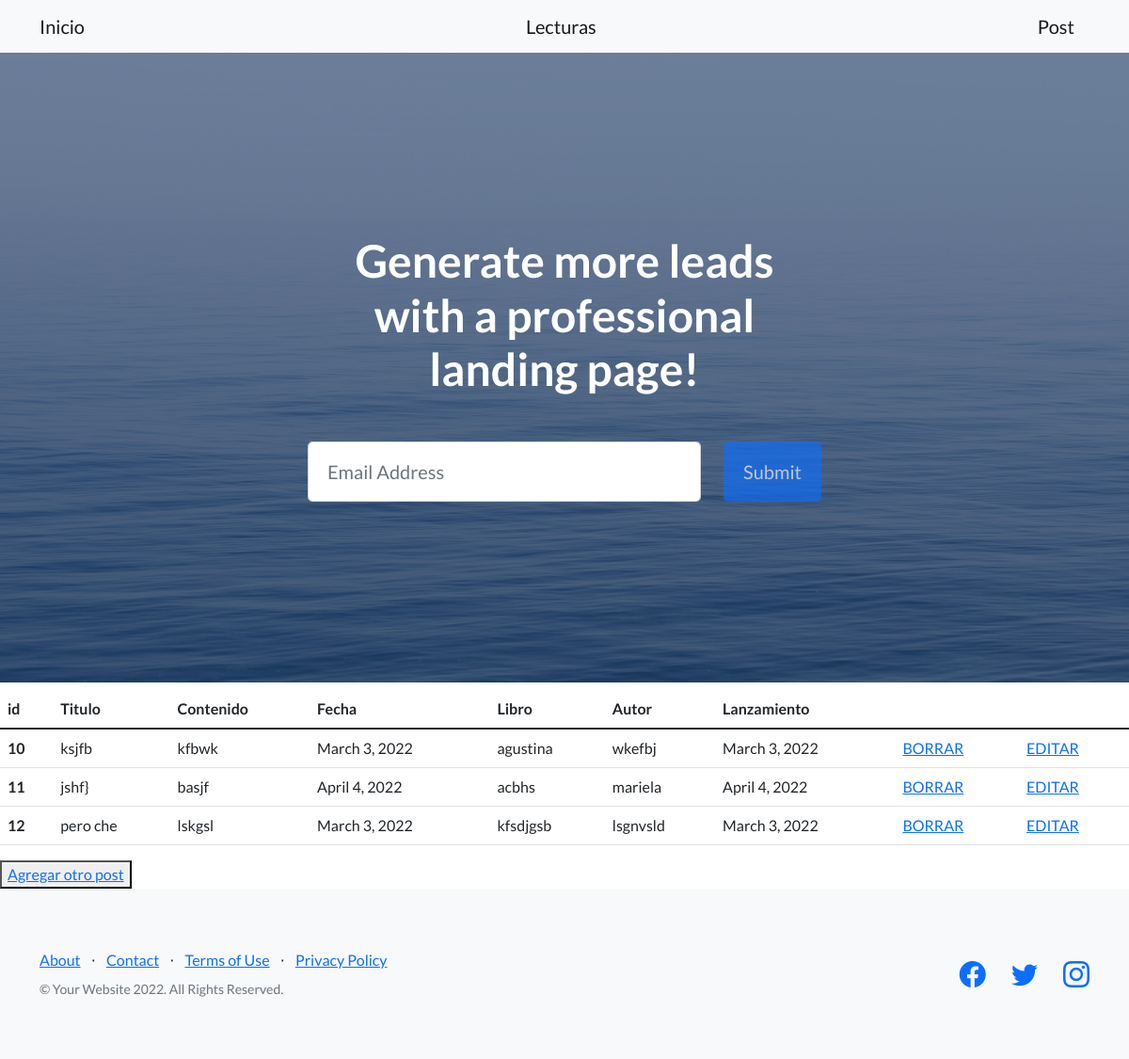
Before: /app_uno/posts with the older database file.
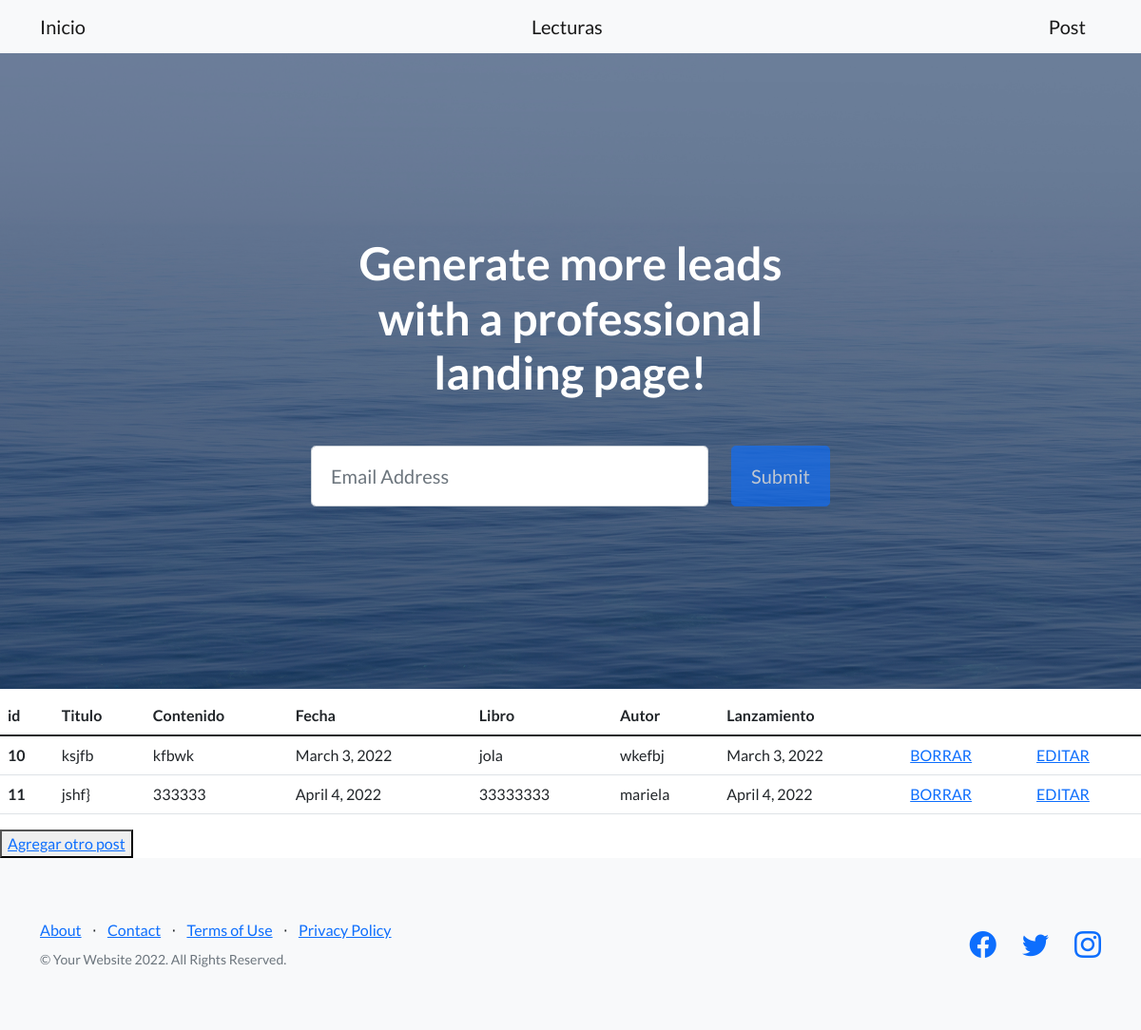
After: the same page with the newer database file.
### app_uno/models.py (models this page shows, shortened)
class Post (models.Model):
    titulo = models.CharField(max_length=40)
    contenido = models.CharField(max_length=2000)
    fecha = models.DateField()
    nombre_libro = models.CharField(max_length=40)
    autor = models.CharField(max_length=40)
    lanzamiento = models.DateField()

### app_uno/views.py (the view)
# urls.py: path("posts", views.posts, name="lecturas"),
def posts (request):
    lista_posts = Post.objects.all()
    posts = lista_posts
    return render (request, "lecturas.html", {"posts":posts })

### app_uno/templates/lecturas.html (shortened to what this page needs)
{% extends "index.html" %}
{%  load static %}
{% block contenido %}
    <table class="table">
        <thead>
          <tr>
            <th scope="col">id</th>
            <th scope="col">Titulo</th>
            <th scope="col">Contenido</th>
            <th scope="col">Fecha</th>
            <th scope="col">Libro</th>
            <th scope="col">Autor</th>
            <th scope="col">Lanzamiento</th>
          </tr>
        </thead>
        <tbody>
            <tr>
            {% for n in posts %}
                <th scope="row">{{n.id}}</th>
                <td>{{n.titulo}}</td>
                <td>{{n.contenido}}</td>
                <td>{{n.fecha}}</td>
                <td>{{n.nombre_libro}}</td>
                <td>{{n.autor}}</td>
                <td>{{n.lanzamiento}}</td>
               <td><a href="{% url 'eliminar_post'  n.id %}">BORRAR</a></td>
               <td><a href="{% url 'editar_post'  n.id %}">EDITAR</a></td>
            </tr>
            {% endfor %}
        </tbody>
      </table>
      <button>
        <a href="alta_post">Agregar otro post</a>
      </button>
{% endblock %}

### app_uno/templates/index.html (shortened to what this page needs)
<!DOCTYPE html>
<html lang="en">
    <head>
        {% load static %}
        <link href="https://cdn.jsdelivr.net/npm/bootstrap-icons@1.5.0/font/bootstrap-icons.css" rel="stylesheet" type="text/css" />
        <link href= "{% static 'app_uno/css/styles.css' %}" rel="stylesheet" />
    </head>
    <body>
        <nav class="navbar navbar-light bg-light static-top">
            <div class="container">
                <a class="navbar-brand" href="{%url 'index'%}">Inicio</a>
                <a class="navbar-brand" href="{%url 'lecturas'%}">Lecturas</a>
                <a class="navbar-brand" href="{%url 'alta_post'%}">Post</a>
            </div>
        </nav>
        <header class="masthead">
            <div class="container position-relative">
                <div class="row justify-content-center">
                    <div class="col-xl-6">
                        <div class="text-center text-white">
                            <h1 class="mb-5">Generate more leads with a professional landing page!</h1>
                            <form class="form-subscribe" id="contactForm" data-sb-form-api-token="API_TOKEN">
                                <div class="row">
                                    <div class="col">
                                        <input class="form-control form-control-lg" id="emailAddress" type="email" placeholder="Email Address" data-sb-validations="required,email" />
                                    </div>
                                    <div class="col-auto"><button class="btn btn-primary btn-lg disabled" id="submitButton" type="submit">Submit</button></div>
                                </div>
                            </form>
                        </div>
                    </div>
                </div>
            </div>
        </header>
        {% block contenido %}
        {% endblock %}
        <footer class="footer bg-light">
            <div class="container">
                <div class="row">
                    <div class="col-lg-6 h-100 text-center text-lg-start my-auto">
                        <ul class="list-inline mb-2">
                            <li class="list-inline-item"><a href="#!">About</a></li>
                            <li class="list-inline-item">⋅</li>
                            <li class="list-inline-item"><a href="#!">Contact</a></li>
                            <li class="list-inline-item">⋅</li>
                            <li class="list-inline-item"><a href="#!">Terms of Use</a></li>
                            <li class="list-inline-item">⋅</li>
                            <li class="list-inline-item"><a href="#!">Privacy Policy</a></li>
                        </ul>
                        <p class="text-muted small mb-4 mb-lg-0">&copy; Your Website 2022. All Rights Reserved.</p>
                    </div>
                    <div class="col-lg-6 h-100 text-center text-lg-end my-auto">
                        <ul class="list-inline mb-0">
                            <li class="list-inline-item me-4">
                                <a href="#!"><i class="bi-facebook fs-3"></i></a>
                            </li>
                            <li class="list-inline-item me-4">
                                <a href="#!"><i class="bi-twitter fs-3"></i></a>
                            </li>
                            <li class="list-inline-item">
                                <a href="#!"><i class="bi-instagram fs-3"></i></a>
                            </li>
                        </ul>
                    </div>
                </div>
            </div>
        </footer>
    </body>
</html>

Changed rows visible on the page:
removed Post: id "12", titulo "pero che", contenido "lskgsl", fecha "March 3, 2022", nombre_libro "kfsdjgsb", autor "lsgnvsld", lanzamiento "March 3, 2022"
changed Post "ksjfb": nombre_libro "agustina" → "jola"
changed Post "jshf}": contenido "basjf" → "333333"; nombre_libro "acbhs" → "33333333"
